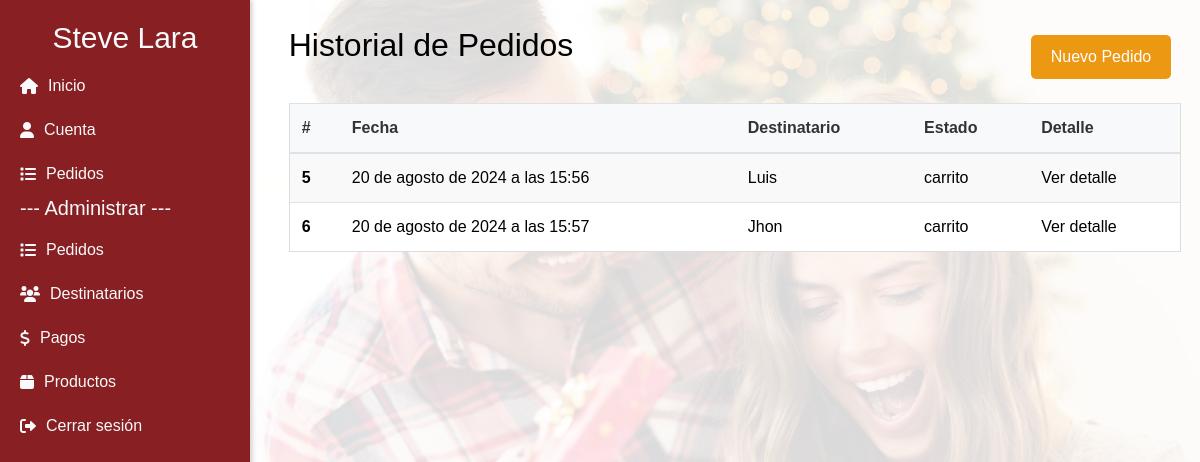
Screenshot of /cliente/pedidos/2 (signed in) with the database file from the repository.
### pedidos/models.py (models this page shows, shortened)
class Cliente(models.Model):
    nombre = models.CharField(max_length=50)
    cedula = models.CharField(max_length=10)
    email = models.EmailField()
    telefono = models.CharField(max_length=10)
    ciudad = models.CharField(max_length=30)
    direccion = models.TextField(max_length=200)
    user = models.OneToOneField(User, related_name='cliente', on_delete=models.CASCADE, null=True, blank=True, unique=True)
    class Meta:
        db_table = 'cliente'

class Pedido(models.Model):
    OPC_ESTADO_PEDIDO = [("carrito", "Carrito"),("enviado", "Enviado"),("entregado", "Entregado")]
    estado = models.CharField(max_length=15, choices=OPC_ESTADO_PEDIDO, default="carrito")
    fecha = models.DateTimeField(auto_now_add=True)
    cliente = models.ForeignKey(Cliente, on_delete=models.CASCADE, related_name="clientes", null=True, blank=True)
    pago = models.ForeignKey(Pago, on_delete=models.CASCADE, related_name="pagos", null=True, blank=True)
    destinatario = models.ForeignKey(Destinatario, on_delete=models.CASCADE, related_name="destinatarios", null=True, blank=True)

class Destinatario(models.Model):
    nombre = models.CharField(max_length=50)
    telefono = models.CharField(max_length=10)
    ciudad = models.CharField(max_length=30)
    direccion = models.TextField(max_length=200)

### pedidos/views.py (the view)
# urls.py: path('cliente/pedidos/<int:cliente_id>', pedidos2, name='pedidos2'),                                #Pedidos - Cliente en especifico
def pedidos2(request, cliente_id):
    cliente = get_object_or_404(Cliente, id=cliente_id)
    if cliente != request.user.cliente and not request.user.is_superuser:
        return HttpResponse("No tienes acceso a esta cuenta")
    pedidos = Pedido.objects.filter(cliente=cliente)
    contenido = {
        'cliente': cliente,
        'pedidos': pedidos
    }
    return render(request, 'clientes/pedidos.html', contenido)

### templates/clientes/pedidos.html (shortened to what this page needs)
{% extends 'menu.html' %}
{% block content %}
  <div class="info-cliente">
    <div class="d-flex justify-content-between align-items-center mb-4">
      <h2>Historial de Pedidos</h2>
      <a href="{% url 'pedido_crear' %}" class="btn btn-primary">Nuevo Pedido</a>
    </div>
    <table class="table">
      <thead>
        <tr>
          <th scope="col">#</th>
          <th scope="col">Fecha</th>
          <th scope="col">Destinatario</th>
          <th scope="col">Estado</th>
          <th scope="col">Detalle </th>
        </tr>
      </thead>
      <tbody>
        {% for pedido in pedidos %}
        <tr>
          <th scope="row" data-label="#">{{ pedido.id }}</a></th>
          <td data-label="Fecha:">{{ pedido.fecha }}</td>
          <td data-label="Destinatario:">{{ pedido.destinatario.nombre }}</td>
          <td data-label="Estado:">{{ pedido.estado }}</td>
          <td data-label="Detalle:"> Ver detalle </td>
        </tr>
        {% endfor %}
      </tbody>
    </table>
  </div>
{% endblock %}

### templates/menu.html (shortened to what this page needs)
<!doctype html>
<html>
<head>
  <link href="https://getbootstrap.com/docs/4.0/dist/css/bootstrap.min.css" rel="stylesheet">
  <link href="https://cdnjs.cloudflare.com/ajax/libs/font-awesome/6.0.0-beta3/css/all.min.css" rel="stylesheet">
  {% load static %}
  <link rel="stylesheet" href="{% static 'sweetalert2/sweetalert2.min.css' %}">
  <link href="{% static 'css/main.css' %}" rel="stylesheet">
  <link href="{% static 'css/responsive.css' %}" rel="stylesheet">
</head>
<body>
  <div class="row">
    <nav class="sidebar col-3">
      <h2>
        {% if user.is_authenticated %}
        {% if cliente %}
        {{ cliente.nombre }}
        {% else %}
        No tienes un cliente asociado
        {% endif %}
        {% else %}
        Bienvenido a Detalles Cariño
        {% endif %}
      </h2>
      <ul class="nav flex-column">
        <li class="nav-item">
          <a class="nav-link" href="{% url 'main' %}">
            <i class="fas fa-house"></i> Inicio
          </a>
        </li>
        {% if user.is_authenticated %}
        {% if cliente.id %}
        <li class="nav-item">
          <a class="nav-link" href="{% url 'clientes' cliente.id %}">
            <i class="fas fa-user"></i> Cuenta
          </a>
        </li>
        <li class="nav-item">
          <a class="nav-link" href="{% url 'pedidos2' cliente.id %}">
            <i class="fas fa-list"></i> Pedidos
          </a>
        </li>
        {% if user.is_staff %}
        <h5>--- Administrar ---</h5>
        <li class="nav-item">
          <a class="nav-link" href="{% url 'pedidos' %}">
            <i class="fas fa-list"></i> Pedidos
          </a>
        </li>
        <li class="nav-item">
          <a class="nav-link" href="{% url 'destinatarios' %}">
            <i class="fas fa-users"></i> Destinatarios
          </a>
        </li>
        <li class="nav-item">
          <a class="nav-link" href="{% url 'pagos' %}">
            <i class="fas fa-dollar"></i> Pagos
          </a>
        </li>
        <li class="nav-item">
          <a class="nav-link" href="{% url 'productos' %}">
            <i class="fas fa-box"></i> Productos
          </a>
        </li>
        {% endif %}
        <li class="nav-item">
          <a class="nav-link" href="{% url 'account_logout' %}">
            <i class="fas fa-sign-out-alt"></i> Cerrar sesión
          </a>
        </li>
        {% endif %}
        {% endif %}
      </ul>
    </nav>
    <main role="main" class="container col-9">
      {% block content %}{% endblock %}
    </main>
  </div>
</body>
</html>

### static/css/main.css (style rules this page uses)
body { font-family: Arial, sans-serif; color: #000000; position: relative; }
body::before { content: ""; position: fixed; top: 0; left: 0; width: 100%; height: 100vh; background-image: url("../img/bg-main.jpg"); background-size: cover; background-position: center; background-repeat: no-repeat; z-index: -1; }
body::after { content: ""; position: fixed; top: 0; left: 0; width: 100%; height: 100%; background-color: rgba(255, 255, 255, 0.85); z-index: -1; }
table { background-color: #fff; border-radius: 20px; border: 1px solid #ddd; -webkit-overflow-scrolling: touch; }
thead th { background-color: #f8f9fa; color: #333; }
tbody tr:nth-child(odd) { background-color: #f9f9f9; }
tbody tr:nth-child(even) { background-color: #fff; }
tbody td { vertical-align: middle; }
.sidebar { position: fixed; top: 0; left: 0; width: 250px; height: 100vh; background-color: #871f23; padding: 20px; color: #f8f9fa; box-shadow: 2px 0 5px rgba(0, 0, 0, 0.2); z-index: 1; }
.sidebar h2 { text-align: center; font-size: 30px; margin-top: 0; }
.sidebar a { color: #f8f9fa; text-decoration: none; display: flex; align-items: center; padding: 10px 0; }
.sidebar a i { margin-right: 10px; }
main { top: 0; left: 135px; height: 100vh; padding: 20px; justify-content: center; position: relative; z-index: 1; }
.btn { padding: 10px 20px; font-size: 16px; border: none; border-radius: 5px; cursor: pointer; transition: background-color 0.3s ease; margin-right: 10px; }
a { color: #ec9813; text-decoration: none; }
.btn-primary { background-color: #ec9813; color: #fff; padding: 10px 20px; border: none; border-radius: 5px; cursor: pointer; font-size: 16px; transition: background-color 0.3s ease, transform 0.3s ease; margin-top: 15px; }

### rows the page displays
Cliente: nombre "Steve Lara"
Pedido: id "5", fecha "20 de agosto de 2024 a las 15:56", destinatario.nombre "Luis", estado "carrito"
Pedido: id "6", fecha "20 de agosto de 2024 a las 15:57", destinatario.nombre "Jhon", estado "carrito"
